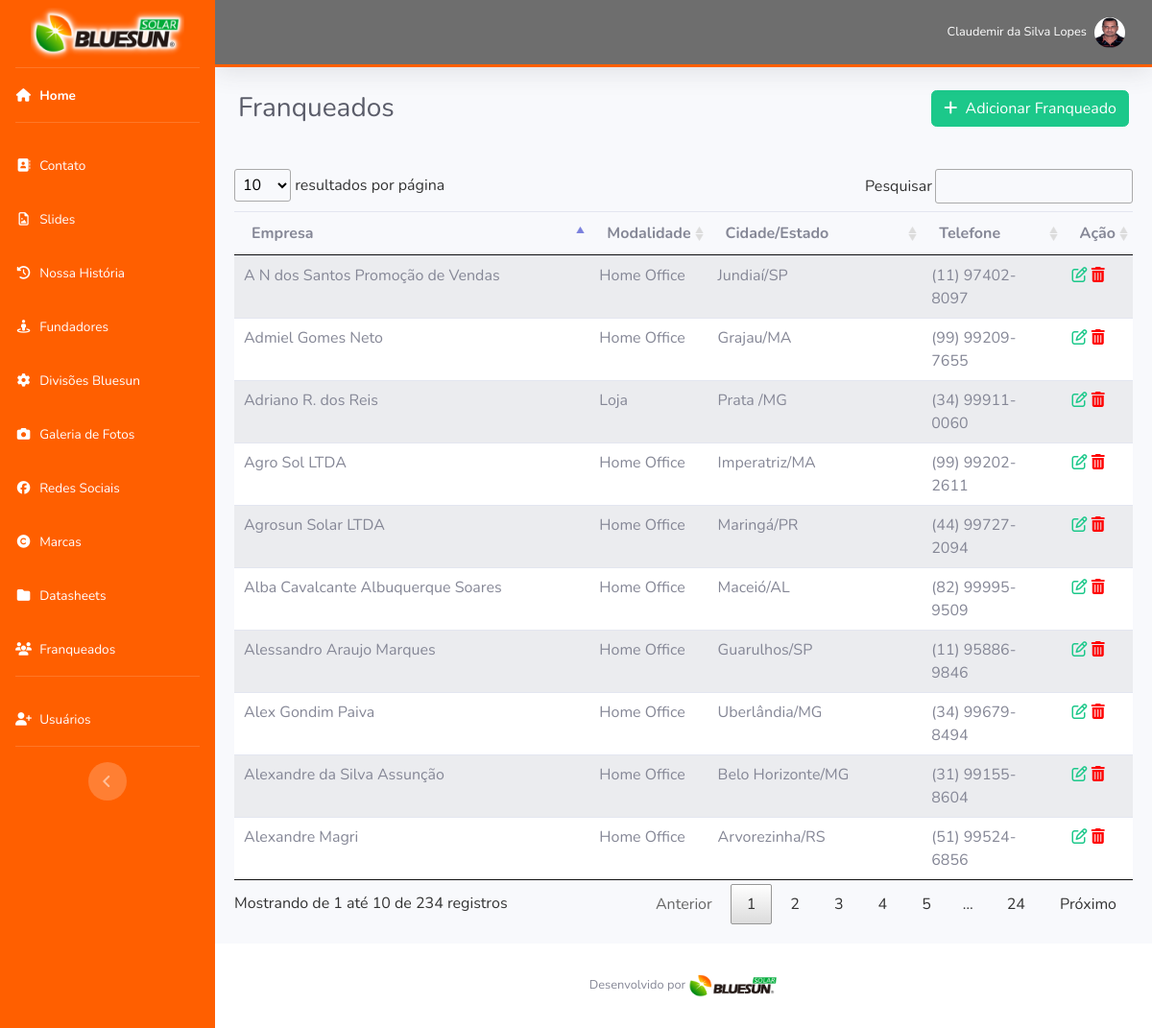
The app's page /admin/franqueados.php (signed in) with its own data.
### tables this page shows
CREATE TABLE `usuarios` (
  `id` int(11) NOT NULL,
  `nome` varchar(100) NOT NULL,
  `email` varchar(100) NOT NULL,
  `senha` varchar(100) DEFAULT NULL,
  `recuperar_senha` varchar(45) DEFAULT NULL,
  `chave_descadastro` varchar(45) DEFAULT NULL,
  `id_nivacesso` int(11) DEFAULT 1,
  `id_situacoes` int(11) DEFAULT 1,
  `userPic` varchar(100) DEFAULT NULL,
  `datacad` timestamp NOT NULL DEFAULT current_timestamp(),
  `datamod` timestamp NULL DEFAULT NULL
);

CREATE TABLE `bs_franqueados` (
  `id_franqueado` int(11) NOT NULL,
  `empresa` varchar(57) NOT NULL,
  `contato` varchar(22) NOT NULL,
  `telefone` varchar(28) NOT NULL,
  `cidade` varchar(27) NOT NULL,
  `uf` varchar(2) NOT NULL,
  `modalidade` varchar(11) NOT NULL,
  `email` varchar(40) NOT NULL,
  `data_alteracao` timestamp NOT NULL DEFAULT current_timestamp()
);

### admin/franqueados.php (the view, shortened to what this page needs)
<?php
    require_once 'dbconfig.php';
?>
<?php include_once ('header.php') ?>
    <div id="wrapper">
<?php include_once ('sidebar.php') ?>
        <div id="content-wrapper" class="d-flex flex-column">
            <div id="content">
<?php include_once ('nav.php') ?>
                <div class="container-fluid">
                    <div class="d-sm-flex align-items-center justify-content-between mb-4">
                        <h1 class="h3 mb-0 text-gray-800">Franqueados</h1>
                        <a href="franqueados-adc.php"><button type="submit" class="btn btn-success btn-fill btn-wd float-right"><i class="fa fa-plus"></i>&nbsp;&nbsp;Adicionar Franqueado </button></a>
                    </div>
                </div>
            <div class="card-body">
                  <div class="row">
                    <div class="col-lg-12">
                      <table class="table table-striped tabela_listar_datatable">
                        <thead>
                          <tr>
                            <th scope="col">Empresa</th>
                            <th scope="col">Modalidade</th>
                            <th scope="col">Cidade/Estado</th>
                            <th scope="col">Telefone</th>
                            <th scope="col">Ação</th>
                          </tr>
                        </thead>
                        <tbody>
                          <?php
                            $stmt_select = "SELECT * FROM bs_franqueados ORDER by id_franqueado";
                            $resultado_cursos = mysqli_query($conn, $stmt_select);
                            while($rows_cursos = mysqli_fetch_assoc($resultado_cursos)){
                          ?>
                          <tr>
                            <td><?php echo $rows_cursos['empresa']; ?></td>
                            <td><?php echo $rows_cursos['modalidade']; ?></td>
                            <td><?php echo $rows_cursos['cidade'].'/'.$rows_cursos['uf']; ?></td>
                            <td><?php echo $rows_cursos['telefone']; ?></td>
                            <td><a title="Editar" href="franqueados-edt.php?edit_id=<?php echo $rows_cursos['id_franqueado']; ?>"><i class="fa fa-edit" style="color: #1CC88A;"></i></a>
                            	<a title="Excluír" href="?delete_id=<?php echo $rows_cursos['id_franqueado']; ?>" onclick="return confirm('Confirma a exclusão?')"><i class="fa fa-trash" style="color: #ff0000;"></i></td>
                          </tr>
                          <?php } ?>
                        </tbody>
                      </table>
                    </div>
                </div>
            </div>
        </div>
   <?php include_once ('footer.php') ?>

### admin/nav.php (shortened to what this page needs)
<nav class="navbar navbar-expand navbar-light topbar mb-4 static-top shadow" style="background-color: #6E6E6E; border-bottom: solid 3px #FF5F00;">
    <ul class="navbar-nav ml-auto">
        <?php
            $stmt = $DB_con->prepare("SELECT id as IDD, userPic as IMGG FROM usuarios WHERE id = {$_SESSION['usuarioId']}");
            $stmt->execute();
            if($stmt->rowCount() > 0) {
              while($row=$stmt->fetch(PDO::FETCH_ASSOC)) {
                extract($row);
          ?>
        <li class="nav-item dropdown no-arrow">
            <a class="nav-link dropdown-toggle" href="#" id="nome-usuarios" role="button"
                data-toggle="dropdown" aria-haspopup="true" aria-expanded="false">
                <span class="mr-2 d-none d-lg-inline small" style="color: #fff;"><?php echo $_SESSION['usuarioNome']; ?></span>
                <img class="img-profile rounded-circle" src="../img/usuarios/<?php echo $row['IMGG']; ?>">
            </a>
        </li>
        <?php  }
          } ?>
    </ul>
</nav>

### records on screen
usuarios: userPic (picture)
bs_franqueados: empresa "Agro Sol LTDA", modalidade "Home Office", cidade "Imperatriz", uf "MA", telefone "(99) 99202-2611"
bs_franqueados: empresa "A N dos Santos Promoção de Vendas", modalidade "Home Office", cidade "Jundiaí", uf "SP", telefone "(11) 97402-8097"
bs_franqueados: empresa "Admiel Gomes Neto", modalidade "Home Office", cidade "Grajau", uf "MA", telefone "(99) 99209-7655"
bs_franqueados: empresa "Adriano R. dos Reis", modalidade "Loja", cidade "Prata", uf "MG", telefone "(34) 99911-0060"
bs_franqueados: empresa "Agrosun Solar LTDA", modalidade "Home Office", cidade "Maringá", uf "PR", telefone "(44) 99727-2094"
bs_franqueados: empresa "Alba Cavalcante Albuquerque Soares", modalidade "Home Office", cidade "Maceió", uf "AL", telefone "(82) 99995-9509"
bs_franqueados: empresa "Alessandro Araujo Marques", modalidade "Home Office", cidade "Guarulhos", uf "SP", telefone "(11) 95886-9846"
bs_franqueados: empresa "Alex Gondim Paiva", modalidade "Home Office", cidade "Uberlândia", uf "MG", telefone "(34) 99679-8494"
bs_franqueados: empresa "Alexandre da Silva Assunção", modalidade "Home Office", cidade "Belo Horizonte", uf "MG", telefone "(31) 99155-8604"
bs_franqueados: empresa "Alexandre Magri", modalidade "Home Office", cidade "Arvorezinha", uf "RS", telefone "(51) 99524-6856"
